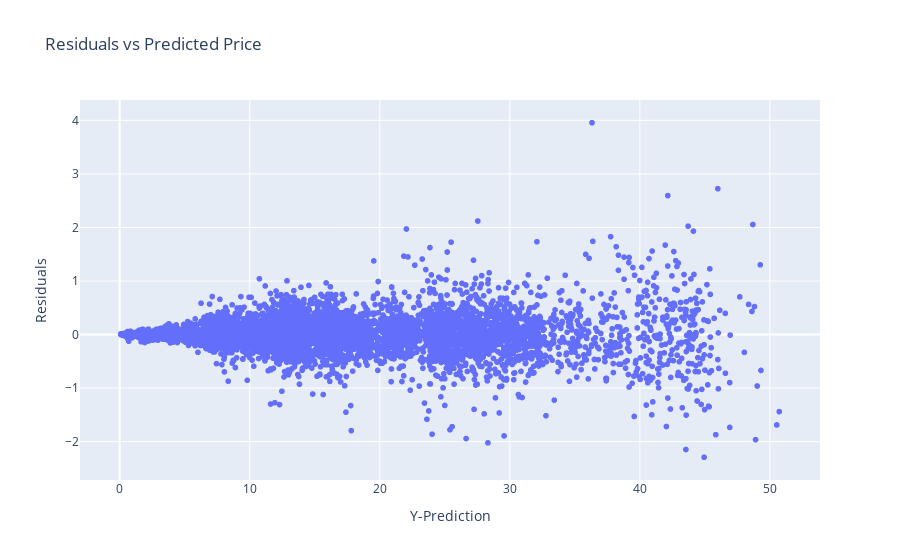

Source (notebook cell):
### Markdown cell above
### Understanding Residuals
- Residuals represent the differences between the actual and predicted values — essentially, the errors of the model.
- If residuals show a **curvilinear or structured pattern**, it suggests the model isn’t capturing some relationship properly, so a linear model may not be appropriate.
- If residuals appear **randomly scattered with no obvious pattern or correlation**, it indicates the model fits the data reasonably well.

### Code cell
fig = px.scatter(df_in, x='Y-Prediction', y=(df_in["Close"] - df_in["Y-Prediction"]),
                 labels={'x':'Predicted Price', 'y':'Residuals'},
                 title='Residuals vs Predicted Price')
fig.show()

### Figure 1 — Plotly figure (JSON) as saved in the notebook; plotly's stock layout.template omitted (floating-point values rounded to 4 significant figures; data arrays with more than 128 entries replaced by an {"elided": "..."} marker saying what was removed)
{"data": [{"hovertemplate": "Y-Prediction=%{x}<br>Residuals=%{y}<extra></extra>", "legendgroup": "", "marker": {"color": "#636efa", "symbol": "circle"}, "mode": "markers", "name": "", "showlegend": false, "type": "scattergl", "x": {"elided": "13453 float values"}, "xaxis": "x", "y": {"elided": "13453 float values"}, "yaxis": "y"}], "layout": {"legend": {"tracegroupgap": 0}, "title": {"text": "Residuals vs Predicted Price"}, "xaxis": {"anchor": "y", "domain": [0, 1], "title": {"text": "Y-Prediction"}}, "yaxis": {"anchor": "x", "domain": [0, 1], "title": {"text": "Residuals"}}}}
